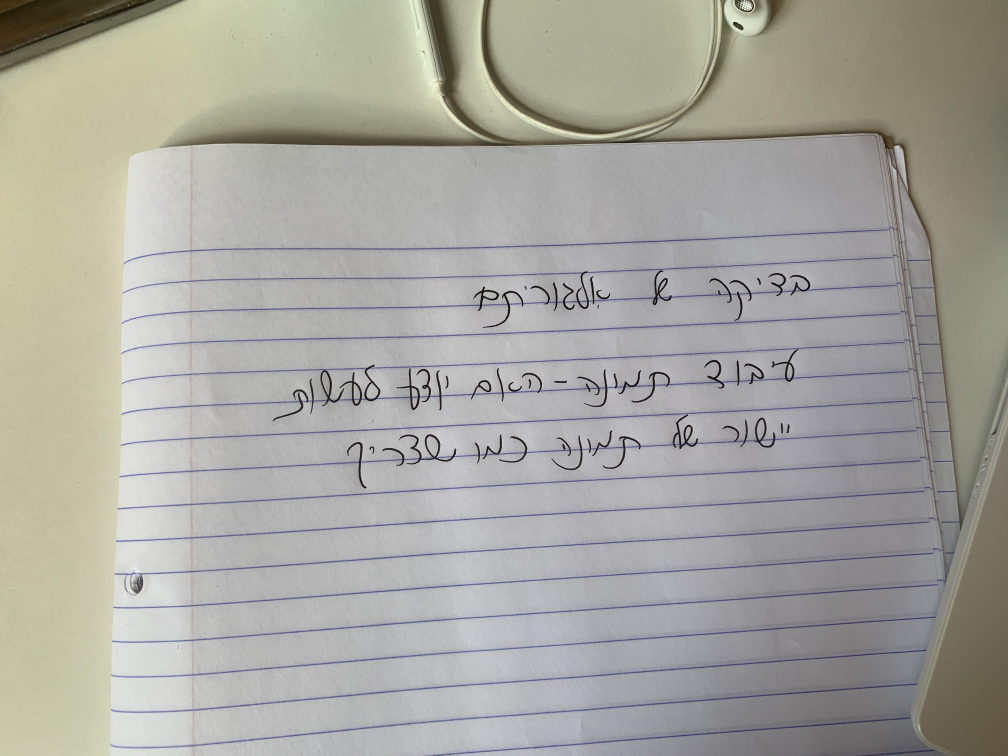
#> input picture test_images/unnamed7.jpg, 4032 x 3024 px, found by its file name (shown at 1/4 size)
$ python Document_Scanner.py
#> lines starting #> are read from the running program, lines starting #| are printed output that depends on the picture
### TryArea/utlis.py
import cv2
import numpy as np


## TO STACK ALL THE IMAGES IN ONE WINDOW
# [74 lines left out: functions stackImages, reorder, biggestContour, drawRectangle, not called in this run]


def nothing(x):
    pass


def initializeTrackbars(intialTracbarVals=0):
    cv2.namedWindow("Trackbars")
    cv2.resizeWindow("Trackbars", 360, 240)
    cv2.createTrackbar("Threshold1", "Trackbars", 200, 255, nothing)
    cv2.createTrackbar("Threshold2", "Trackbars", 200, 255, nothing)


# [5 lines left out: function valTrackbars, not called in this run]

### TryArea/Document_Scanner.py
import cv2
import numpy as np
from matplotlib import pyplot as plt
import utlis

def click_event(event, x, y, flags, param):
    if event ==cv2.EVENT_LBUTTONDOWN:
        cv2.circle(img, (x,y), 3, (0,0,255), -1)
        points.append((x,y))
        if len(points) >= 2:
            cv2.line(img, points[-1], points[-2], (255,0,0), 5)
        cv2.imshow("Image", img)

def selectTextArea(img):
    cv2.imshow("Image", img)
    cv2.setMouseCallback("Image", click_event)
    cv2.waitKey()
    cv2.destroyAllWindows()
    return points
########################################################################
pathImage = r"C:\Users\Adi Rosental\Documents\she_code\shecode_final_project\test_images\unnamed7.jpg"

heightImg = 500
widthImg = 480
########################################################################

utlis.initializeTrackbars()
count = 0


img = cv2.imread(pathImage)
#> img is the input picture: shape (3024, 4032, 3); mean B, G, R 159.8, 166, 167.2
img = cv2.resize(img, (widthImg, heightImg))  # RESIZE IMAGE
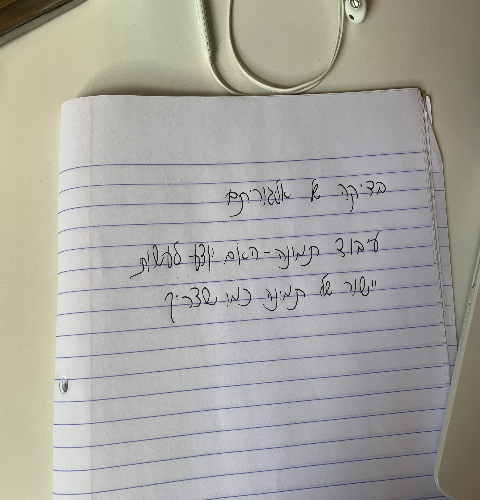
#> img: shape (500, 480, 3); mean B, G, R 159.7, 165.9, 167.1
imgBlank = np.zeros((heightImg, widthImg, 3), np.uint8)  # CREATE A BLANK IMAGE FOR TESTING DEBUGING IF REQUIRED
imgWarpColored=imgBlank
imgWarpGray=imgBlank
imgAdaptiveThre=imgBlank
imgContour = img.copy()

points = []
points = selectTextArea(img)
#> points = []
points = np.array(points[0:4])
#> points = empty array

if points.size != 0:
    points = utlis.reorder(points)
    cv2.drawContours(imgContour, points, -1, (0, 255, 0), 20)  # DRAW THE BIGGEST CONTOUR
    cv2.imshow("Image", img)
    cv2.waitKey()
    imgContour = utlis.drawRectangle(imgContour, points, 2)
    pts1 = np.float32(points)  # PREPARE POINTS FOR WARP
    pts2 = np.float32([[0, 0], [widthImg, 0], [0, heightImg], [widthImg, heightImg]])  # PREPARE POINTS FOR WARP
    matrix = cv2.getPerspectiveTransform(pts1, pts2)
    imgWarpColored = cv2.warpPerspective(img, matrix, (widthImg, heightImg))
    cv2.imshow("Image", imgWarpColored)
    cv2.waitKey()

    img = imgWarpColored
    img = cv2.cvtColor(img, cv2.COLOR_BGR2GRAY)  # CONVERT IMAGE TO GRAY SCALE
    _, binary_thresh = cv2.threshold(img, 120, 255, cv2.THRESH_BINARY_INV)

    kernal = np.ones((2, 2), np.uint8)
    dilation = cv2.dilate(binary_thresh, kernal, iterations=1)
    erosion = cv2.erode(binary_thresh, kernal, iterations=2)
    # th2 = cv2.adaptiveThreshold(img, 255, cv2.ADAPTIVE_THRESH_MEAN_C, cv2.THRESH_BINARY, 15, 22)

    ret, thresh = cv2.threshold(img, 127, 255, 0)
    contours, hierarchy = cv2.findContours(thresh, cv2.RETR_TREE, cv2.CHAIN_APPROX_NONE)
    print("number of contuers:" + str(len(contours)))
    img_copy = np.array(img[:])
    drawContours = cv2.drawContours(img_copy, contours, -1, (0, 255, 0), 1)
    _, thresh_drawContours = cv2.threshold(drawContours, 127, 255, cv2.THRESH_BINARY_INV)

    titles = ["image", "binary_thresh", "dilation", "erosion", "find contours"]
    images = [img, binary_thresh, dilation, erosion, thresh_drawContours]

    for i in range(5):
        plt.subplot(2, 3, i + 1), plt.imshow(images[i], 'gray')
        plt.title(titles[i])
        plt.xticks([]), plt.yticks([])

    plt.show()

    cv2.waitKey(0)
    cv2.destroyAllWindows()
    #
    # imgGray = cv2.cvtColor(img, cv2.COLOR_BGR2GRAY)  # CONVERT IMAGE TO GRAY SCALE
    # imgBlur = cv2.GaussianBlur(imgGray, (5, 5), 1)  # ADD GAUSSIAN BLUR
    # thres = utlis.valTrackbars()  # GET TRACK BAR VALUES FOR THRESHOLDS
    # imgThreshold = cv2.Canny(imgBlur, thres[0], thres[1])  # APPLY CANNY BLUR
    # cv2.imshow("Image", imgThreshold)
    # cv2.waitKey()
    # # kernel = np.ones((5, 5))
    # # imgDial = cv2.dilate(imgThreshold, kernel, iterations=2)  # APPLY DILATION
    # # imgThreshold = cv2.erode(imgDial, kernel, iterations=1)  # APPLY EROSION
    #
    #
    # # # REMOVE 20 PIXELS FORM EACH SIDE
    # # imgWarpColored = imgWarpColored[20:imgWarpColored.shape[0] - 20, 20:imgWarpColored.shape[1] - 20]
    # # imgWarpColored = cv2.resize(imgWarpColored, (widthImg, heightImg))
    #
    # # APPLY ADAPTIVE THRESHOLD
    # imgWarpGray = cv2.cvtColor(imgWarpColored, cv2.COLOR_BGR2GRAY)
    #
    # # _, mask = cv2.threshold(imgWarpGray, 220, 225, cv2.THRESH_BINARY_INV)
    # imgAdaptiveThre = cv2.adaptiveThreshold(imgWarpGray, 255, 1, 1, 7, 2)
    # imgAdaptiveThre = cv2.bitwise_not(imgAdaptiveThre)
    # imgAdaptiveThre = cv2.medianBlur(imgAdaptiveThre, 3)
    #
    # # Image Array for Display
    # imageArray = ([img, imgGray, imgThreshold, imgContour],[imgContour, imgWarpColored, imgWarpGray, imgAdaptiveThre])
    #
    # # LABELS FOR DISPLAY
    # lables = [["Original", "Gray", "Threshold", "Contours"],["Biggest Contour", "Warp Prespective", "Warp Gray", "Adaptive Threshold"]]
    #
    # stackedImage = utlis.stackImages(imageArray, 0.75, lables)
    # cv2.imshow("Result", stackedImage)
    # cv2.imshow
    # cv2.waitKey()
    # # SAVE IMAGE WHEN 's' key is pressed
    # if cv2.waitKey(1) & 0xFF == ord('s'):
    #     cv2.imwrite("Scanned/myImage" + str(count) + ".jpg", imgWarpColored)
    #     cv2.rectangle(stackedImage, ((int(stackedImage.shape[1] / 2) - 230), int(stackedImage.shape[0] / 2) + 50),
    #                   (1100, 350), (0, 255, 0), cv2.FILLED)
    #     cv2.putText(stackedImage, "Scan Saved", (int(stackedImage.shape[1] / 2) - 200, int(stackedImage.shape[0] / 2)),
    #                 cv2.FONT_HERSHEY_DUPLEX, 3, (0, 0, 255), 5, cv2.LINE_AA)
    #     cv2.imshow('Result', stackedImage)
    #     cv2.waitKey(300)
    #     count += 1

$ run again, with test_images/unnamed1.jpg copied over test_images/unnamed7.jpg
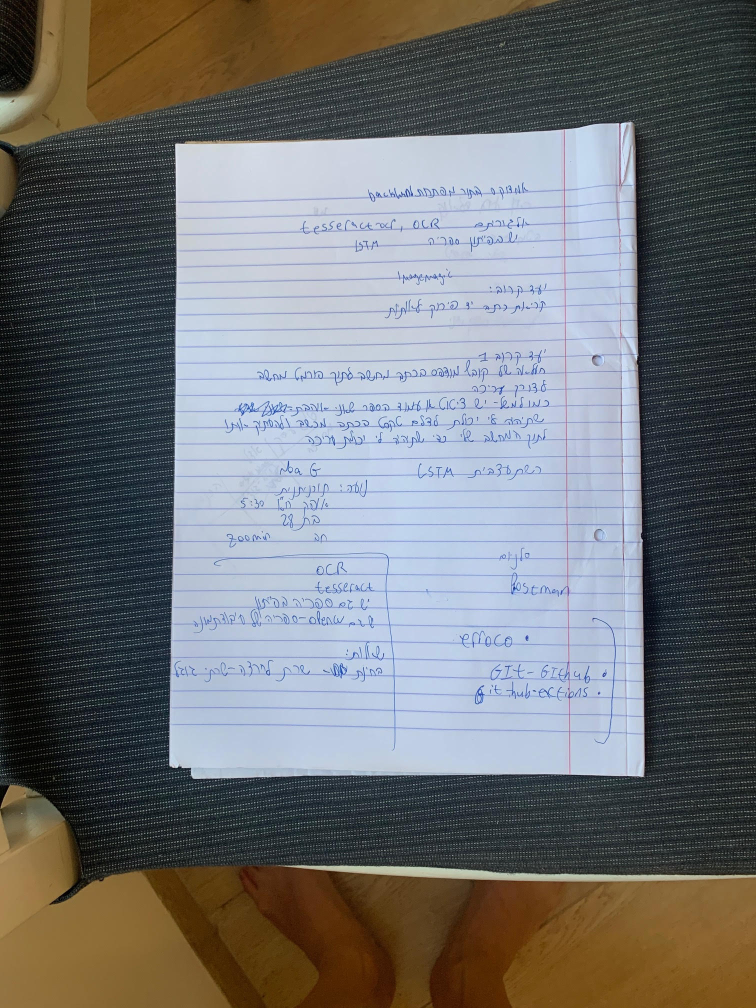
#> input picture test_images/unnamed1.jpg, 1512 x 2016 px, found by its file name (shown at 1/2 size)
#> img is the input picture: shape (2016, 1512, 3); mean B, G, R 114.6, 113, 111.7
#> `img = cv2.resize(img, (widthImg, heightImg))`:
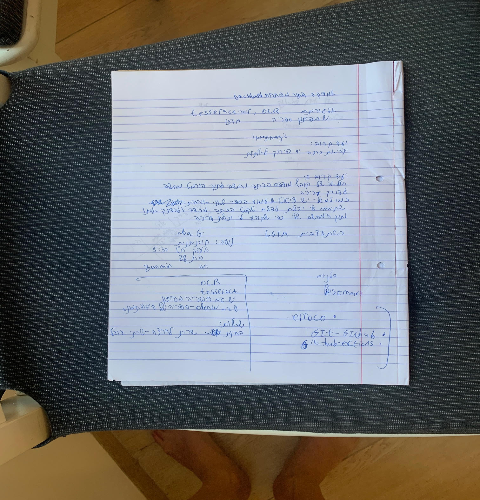
#> img: shape (500, 480, 3); mean B, G, R 114.5, 113, 111.6
#> `points = selectTextArea(img)`: points = []
#> `points = np.array(points[0:4])`: points = empty array

$ run again, with test_images/unnamed3.jpg copied over test_images/unnamed7.jpg
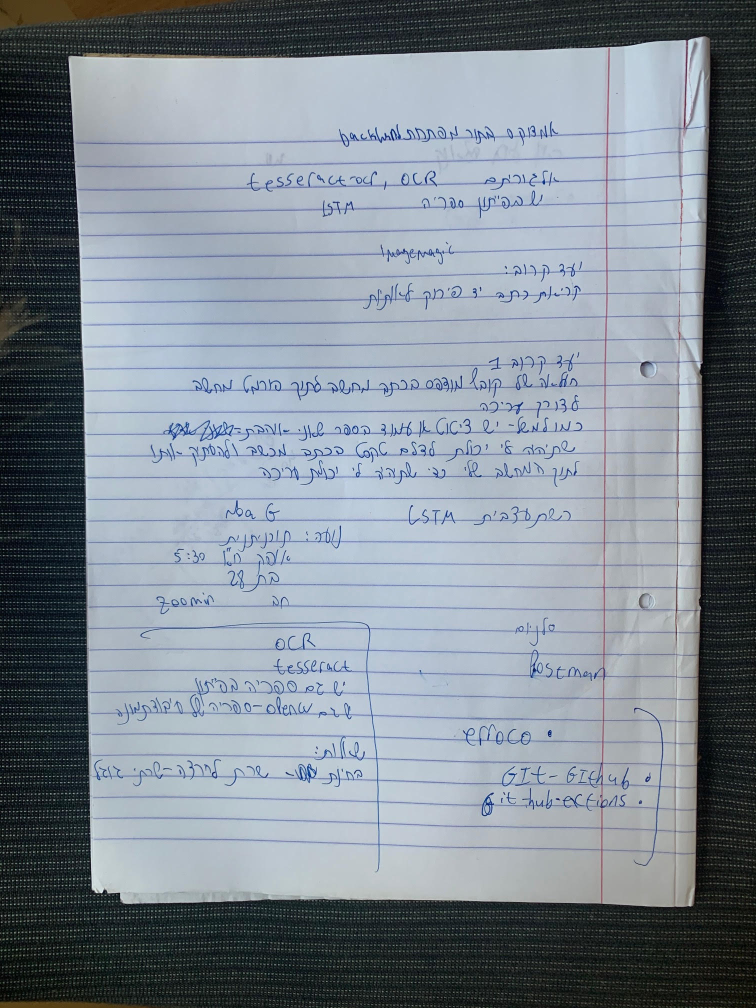
#> input picture test_images/unnamed3.jpg, 1512 x 2016 px, found by its file name (shown at 1/2 size)
#> img is the input picture: shape (2016, 1512, 3); mean B, G, R 146.5, 136.9, 127.5
#> `img = cv2.resize(img, (widthImg, heightImg))`:
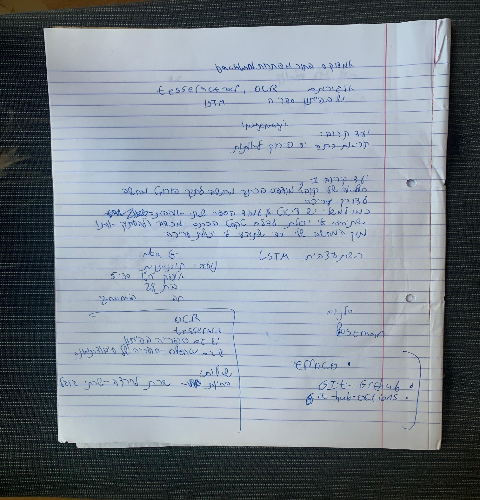
#> img: shape (500, 480, 3); mean B, G, R 146.4, 136.9, 127.5
#> `points = selectTextArea(img)`: points = []
#> `points = np.array(points[0:4])`: points = empty array

$ run again, with test_images/unnamed4.jpg copied over test_images/unnamed7.jpg
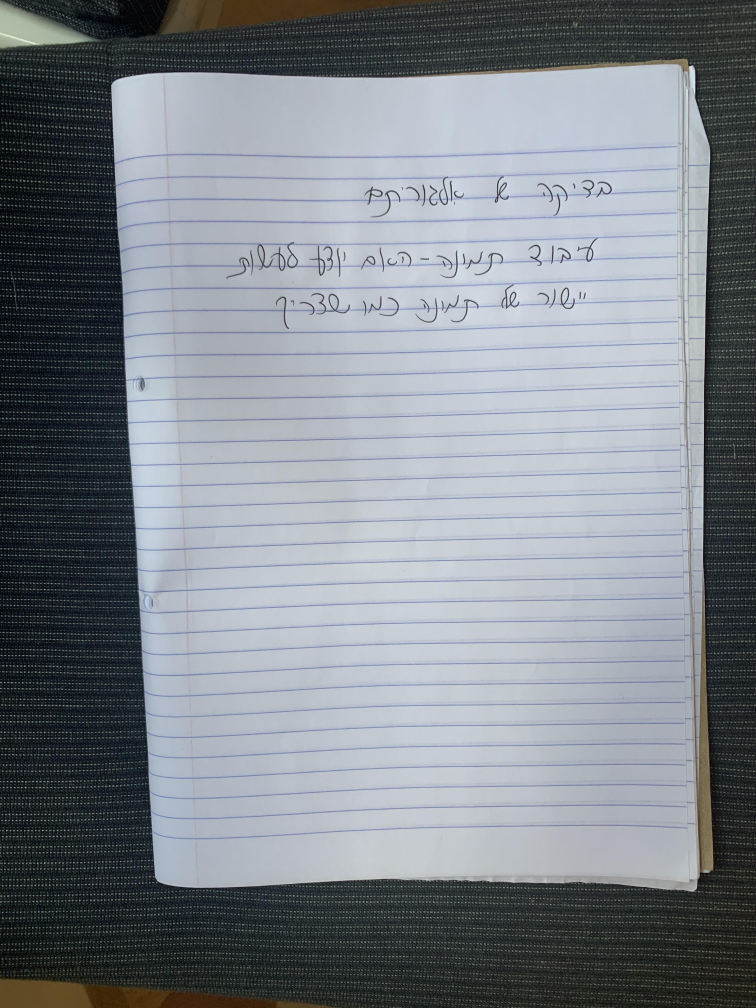
#> input picture test_images/unnamed4.jpg, 3024 x 4032 px, found by its file name (shown at 1/4 size)
#> img is the input picture: shape (4032, 3024, 3); mean B, G, R 139.5, 132.8, 126.9
#> `img = cv2.resize(img, (widthImg, heightImg))`:
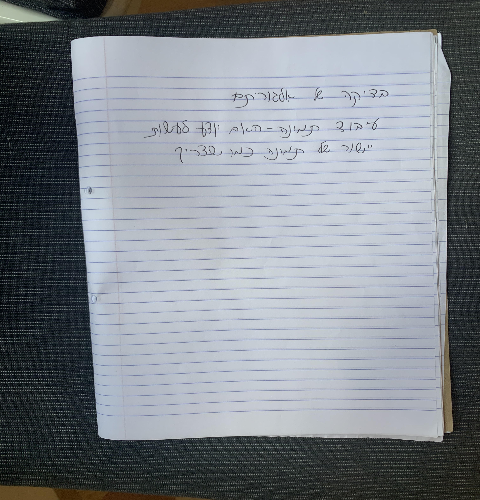
#> img: shape (500, 480, 3); mean B, G, R 139.5, 132.7, 126.9
#> `points = selectTextArea(img)`: points = []
#> `points = np.array(points[0:4])`: points = empty array
